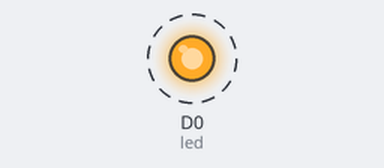
The sketch below on a simulated ESP8266 (NodeMCU). On the bench: output pins drawn as LEDs (lit = HIGH). Dashed ring = blinking.

Above: at 0.5 s.
Timing chart, 0 to 4.6 s (numbered marks = the images above):
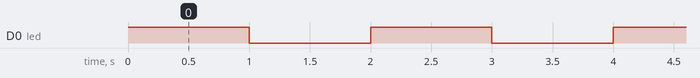

Measured:
- by itself, D0 (led): alternates HIGH for 1.0 s and LOW for 1.0 s

The sketch:

p1.ino
```cpp
int led = D0;

void setup() {
  // put your setup code here, to run once:
  pinMode(led, OUTPUT);
  Serial.begin(115200);

}

void loop() {
  // put your main code here, to run repeatedly:
  digitalWrite(led, HIGH);
  delay(1000);
  digitalWrite(led, LOW);
  delay(1000);
}
```
